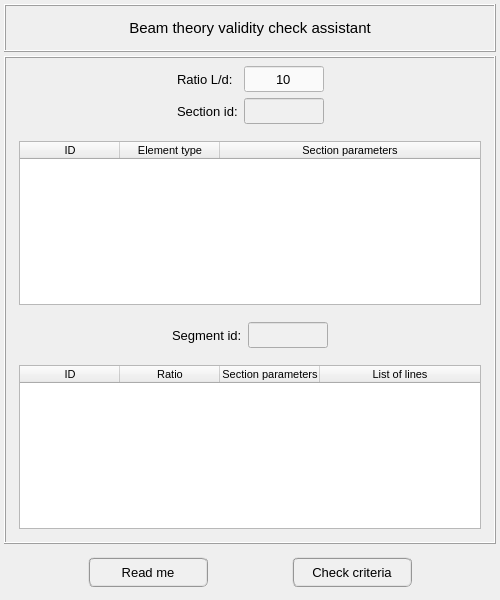
<?xml version="1.0" encoding="UTF-8"?>
<ui version="4.0">
 <class>Dialog</class>
 <widget class="QDialog" name="Dialog">
  <property name="windowModality">
   <enum>Qt::NonModal</enum>
  </property>
  <property name="geometry">
   <rect>
    <x>0</x>
    <y>0</y>
    <width>500</width>
    <height>600</height>
   </rect>
  </property>
  <property name="sizePolicy">
   <sizepolicy hsizetype="Fixed" vsizetype="Fixed">
    <horstretch>0</horstretch>
    <verstretch>0</verstretch>
   </sizepolicy>
  </property>
  <property name="minimumSize">
   <size>
    <width>500</width>
    <height>600</height>
   </size>
  </property>
  <property name="maximumSize">
   <size>
    <width>500</width>
    <height>600</height>
   </size>
  </property>
  <property name="contextMenuPolicy">
   <enum>Qt::DefaultContextMenu</enum>
  </property>
  <property name="windowTitle">
   <string>Beam theory validity check</string>
  </property>
  <property name="whatsThis">
   <string/>
  </property>
  <layout class="QGridLayout" name="gridLayout">
   <property name="leftMargin">
    <number>4</number>
   </property>
   <property name="topMargin">
    <number>4</number>
   </property>
   <property name="rightMargin">
    <number>4</number>
   </property>
   <property name="bottomMargin">
    <number>4</number>
   </property>
   <property name="spacing">
    <number>4</number>
   </property>
   <item row="0" column="0">
    <widget class="QFrame" name="top_frame">
     <property name="minimumSize">
      <size>
       <width>0</width>
       <height>48</height>
      </size>
     </property>
     <property name="maximumSize">
      <size>
       <width>600</width>
       <height>48</height>
      </size>
     </property>
     <property name="font">
      <font>
       <pointsize>11</pointsize>
      </font>
     </property>
     <property name="frameShape">
      <enum>QFrame::Box</enum>
     </property>
     <property name="frameShadow">
      <enum>QFrame::Raised</enum>
     </property>
     <property name="lineWidth">
      <number>1</number>
     </property>
     <layout class="QGridLayout" name="gridLayout_3">
      <property name="leftMargin">
       <number>0</number>
      </property>
      <property name="topMargin">
       <number>0</number>
      </property>
      <property name="rightMargin">
       <number>0</number>
      </property>
      <property name="bottomMargin">
       <number>0</number>
      </property>
      <property name="spacing">
       <number>0</number>
      </property>
      <item row="0" column="0">
       <widget class="QLabel" name="label">
        <property name="minimumSize">
         <size>
          <width>380</width>
          <height>30</height>
         </size>
        </property>
        <property name="maximumSize">
         <size>
          <width>1000</width>
          <height>40</height>
         </size>
        </property>
        <property name="text">
         <string>Beam theory validity check assistant</string>
        </property>
        <property name="textFormat">
         <enum>Qt::AutoText</enum>
        </property>
        <property name="alignment">
         <set>Qt::AlignCenter</set>
        </property>
       </widget>
      </item>
     </layout>
    </widget>
   </item>
   <item row="1" column="0">
    <widget class="QFrame" name="bottom_frame">
     <property name="minimumSize">
      <size>
       <width>0</width>
       <height>0</height>
      </size>
     </property>
     <property name="maximumSize">
      <size>
       <width>600</width>
       <height>600</height>
      </size>
     </property>
     <property name="frameShape">
      <enum>QFrame::Box</enum>
     </property>
     <property name="frameShadow">
      <enum>QFrame::Raised</enum>
     </property>
     <layout class="QGridLayout" name="gridLayout_8">
      <property name="leftMargin">
       <number>4</number>
      </property>
      <property name="topMargin">
       <number>4</number>
      </property>
      <property name="rightMargin">
       <number>4</number>
      </property>
      <property name="bottomMargin">
       <number>4</number>
      </property>
      <property name="spacing">
       <number>4</number>
      </property>
      <item row="0" column="0">
       <widget class="QFrame" name="frame_2">
        <property name="frameShape">
         <enum>QFrame::NoFrame</enum>
        </property>
        <property name="frameShadow">
         <enum>QFrame::Raised</enum>
        </property>
        <layout class="QGridLayout" name="gridLayout_4">
         <property name="leftMargin">
          <number>4</number>
         </property>
         <property name="topMargin">
          <number>4</number>
         </property>
         <property name="rightMargin">
          <number>4</number>
         </property>
         <property name="bottomMargin">
          <number>4</number>
         </property>
         <property name="spacing">
          <number>6</number>
         </property>
         <item row="1" column="2">
          <widget class="QLineEdit" name="lineEdit_section_id">
           <property name="enabled">
            <bool>false</bool>
           </property>
           <property name="minimumSize">
            <size>
             <width>80</width>
             <height>26</height>
            </size>
           </property>
           <property name="maximumSize">
            <size>
             <width>80</width>
             <height>26</height>
            </size>
           </property>
           <property name="font">
            <font>
             <pointsize>10</pointsize>
            </font>
           </property>
           <property name="focusPolicy">
            <enum>Qt::ClickFocus</enum>
           </property>
           <property name="styleSheet">
            <string notr="true">QLineEdit{color: rgb(0, 0, 0); background-color: rgb(250, 250, 250)}
QLineEdit:disabled{color: rgb(100, 100, 100); background-color: rgb(240, 240, 240)}</string>
           </property>
           <property name="text">
            <string/>
           </property>
           <property name="alignment">
            <set>Qt::AlignCenter</set>
           </property>
          </widget>
         </item>
         <item row="1" column="1">
          <widget class="QLabel" name="label_2">
           <property name="minimumSize">
            <size>
             <width>0</width>
             <height>26</height>
            </size>
           </property>
           <property name="maximumSize">
            <size>
             <width>16777215</width>
             <height>26</height>
            </size>
           </property>
           <property name="font">
            <font>
             <pointsize>10</pointsize>
            </font>
           </property>
           <property name="text">
            <string>Section id:</string>
           </property>
          </widget>
         </item>
         <item row="1" column="0">
          <spacer name="horizontalSpacer">
           <property name="orientation">
            <enum>Qt::Horizontal</enum>
           </property>
           <property name="sizeHint" stdset="0">
            <size>
             <width>40</width>
             <height>20</height>
            </size>
           </property>
          </spacer>
         </item>
         <item row="1" column="3">
          <spacer name="horizontalSpacer_2">
           <property name="orientation">
            <enum>Qt::Horizontal</enum>
           </property>
           <property name="sizeHint" stdset="0">
            <size>
             <width>40</width>
             <height>20</height>
            </size>
           </property>
          </spacer>
         </item>
         <item row="0" column="1">
          <widget class="QLabel" name="label_4">
           <property name="minimumSize">
            <size>
             <width>0</width>
             <height>26</height>
            </size>
           </property>
           <property name="maximumSize">
            <size>
             <width>16777215</width>
             <height>26</height>
            </size>
           </property>
           <property name="font">
            <font>
             <pointsize>10</pointsize>
            </font>
           </property>
           <property name="text">
            <string>Ratio L/d:</string>
           </property>
          </widget>
         </item>
         <item row="0" column="2">
          <widget class="QLineEdit" name="lineEdit_beam_criteria">
           <property name="minimumSize">
            <size>
             <width>80</width>
             <height>26</height>
            </size>
           </property>
           <property name="maximumSize">
            <size>
             <width>80</width>
             <height>26</height>
            </size>
           </property>
           <property name="font">
            <font>
             <pointsize>10</pointsize>
            </font>
           </property>
           <property name="focusPolicy">
            <enum>Qt::ClickFocus</enum>
           </property>
           <property name="styleSheet">
            <string notr="true">QLineEdit{color: rgb(0, 0, 0); background-color: rgb(250, 250, 250)}
QLineEdit:disabled{color: rgb(100, 100, 100); background-color: rgb(240, 240, 240)}</string>
           </property>
           <property name="text">
            <string>10</string>
           </property>
           <property name="alignment">
            <set>Qt::AlignCenter</set>
           </property>
          </widget>
         </item>
        </layout>
       </widget>
      </item>
      <item row="1" column="0">
       <widget class="QFrame" name="frame_3">
        <property name="frameShape">
         <enum>QFrame::NoFrame</enum>
        </property>
        <property name="frameShadow">
         <enum>QFrame::Raised</enum>
        </property>
        <layout class="QGridLayout" name="gridLayout_5">
         <item row="0" column="0">
          <widget class="QTreeWidget" name="treeWidget_sections_parameters_by_lines">
           <property name="minimumSize">
            <size>
             <width>0</width>
             <height>100</height>
            </size>
           </property>
           <property name="maximumSize">
            <size>
             <width>550</width>
             <height>350</height>
            </size>
           </property>
           <property name="font">
            <font>
             <family>MS Shell Dlg 2</family>
             <pointsize>8</pointsize>
            </font>
           </property>
           <property name="toolTip">
            <string>&lt;html&gt;&lt;head/&gt;&lt;body&gt;&lt;p&gt;Model section information&lt;/p&gt;&lt;/body&gt;&lt;/html&gt;</string>
           </property>
           <property name="alternatingRowColors">
            <bool>true</bool>
           </property>
           <property name="indentation">
            <number>1</number>
           </property>
           <property name="headerHidden">
            <bool>false</bool>
           </property>
           <attribute name="headerHighlightSections">
            <bool>false</bool>
           </attribute>
           <attribute name="headerShowSortIndicator" stdset="0">
            <bool>false</bool>
           </attribute>
           <attribute name="headerStretchLastSection">
            <bool>true</bool>
           </attribute>
           <column>
            <property name="text">
             <string>ID</string>
            </property>
            <property name="textAlignment">
             <set>AlignCenter</set>
            </property>
           </column>
           <column>
            <property name="text">
             <string>Element type</string>
            </property>
            <property name="textAlignment">
             <set>AlignCenter</set>
            </property>
           </column>
           <column>
            <property name="text">
             <string>Section parameters</string>
            </property>
            <property name="textAlignment">
             <set>AlignCenter</set>
            </property>
           </column>
          </widget>
         </item>
        </layout>
       </widget>
      </item>
      <item row="2" column="0">
       <widget class="QFrame" name="frame_4">
        <property name="frameShape">
         <enum>QFrame::NoFrame</enum>
        </property>
        <property name="frameShadow">
         <enum>QFrame::Raised</enum>
        </property>
        <layout class="QGridLayout" name="gridLayout_6">
         <property name="leftMargin">
          <number>4</number>
         </property>
         <property name="topMargin">
          <number>4</number>
         </property>
         <property name="rightMargin">
          <number>4</number>
         </property>
         <property name="bottomMargin">
          <number>4</number>
         </property>
         <item row="0" column="3">
          <spacer name="horizontalSpacer_4">
           <property name="orientation">
            <enum>Qt::Horizontal</enum>
           </property>
           <property name="sizeHint" stdset="0">
            <size>
             <width>40</width>
             <height>20</height>
            </size>
           </property>
          </spacer>
         </item>
         <item row="0" column="1">
          <widget class="QLabel" name="label_3">
           <property name="minimumSize">
            <size>
             <width>0</width>
             <height>26</height>
            </size>
           </property>
           <property name="maximumSize">
            <size>
             <width>16777215</width>
             <height>26</height>
            </size>
           </property>
           <property name="font">
            <font>
             <pointsize>10</pointsize>
            </font>
           </property>
           <property name="text">
            <string>Segment id:</string>
           </property>
          </widget>
         </item>
         <item row="0" column="0">
          <spacer name="horizontalSpacer_3">
           <property name="orientation">
            <enum>Qt::Horizontal</enum>
           </property>
           <property name="sizeHint" stdset="0">
            <size>
             <width>40</width>
             <height>20</height>
            </size>
           </property>
          </spacer>
         </item>
         <item row="0" column="2">
          <widget class="QLineEdit" name="lineEdit_segment_id">
           <property name="enabled">
            <bool>false</bool>
           </property>
           <property name="minimumSize">
            <size>
             <width>80</width>
             <height>26</height>
            </size>
           </property>
           <property name="maximumSize">
            <size>
             <width>80</width>
             <height>26</height>
            </size>
           </property>
           <property name="font">
            <font>
             <pointsize>10</pointsize>
            </font>
           </property>
           <property name="focusPolicy">
            <enum>Qt::ClickFocus</enum>
           </property>
           <property name="styleSheet">
            <string notr="true">QLineEdit{color: rgb(0, 0, 0); background-color: rgb(250, 250, 250)}
QLineEdit:disabled{color: rgb(100, 100, 100); background-color: rgb(240, 240, 240)}</string>
           </property>
           <property name="text">
            <string/>
           </property>
           <property name="alignment">
            <set>Qt::AlignCenter</set>
           </property>
          </widget>
         </item>
        </layout>
       </widget>
      </item>
      <item row="3" column="0">
       <widget class="QFrame" name="frame_5">
        <property name="frameShape">
         <enum>QFrame::NoFrame</enum>
        </property>
        <property name="frameShadow">
         <enum>QFrame::Raised</enum>
        </property>
        <layout class="QGridLayout" name="gridLayout_7">
         <item row="0" column="0">
          <widget class="QTreeWidget" name="treeWidget_non_beam_segments">
           <property name="minimumSize">
            <size>
             <width>0</width>
             <height>100</height>
            </size>
           </property>
           <property name="maximumSize">
            <size>
             <width>550</width>
             <height>350</height>
            </size>
           </property>
           <property name="font">
            <font>
             <family>MS Shell Dlg 2</family>
             <pointsize>8</pointsize>
             <kerning>false</kerning>
            </font>
           </property>
           <property name="toolTip">
            <string>&lt;html&gt;&lt;head/&gt;&lt;body&gt;&lt;p&gt;Segments whose the L/d ratios are lower than user-defined value&lt;/p&gt;&lt;/body&gt;&lt;/html&gt;</string>
           </property>
           <property name="alternatingRowColors">
            <bool>true</bool>
           </property>
           <property name="indentation">
            <number>1</number>
           </property>
           <property name="headerHidden">
            <bool>false</bool>
           </property>
           <attribute name="headerHighlightSections">
            <bool>false</bool>
           </attribute>
           <attribute name="headerShowSortIndicator" stdset="0">
            <bool>false</bool>
           </attribute>
           <attribute name="headerStretchLastSection">
            <bool>true</bool>
           </attribute>
           <column>
            <property name="text">
             <string>ID</string>
            </property>
            <property name="textAlignment">
             <set>AlignCenter</set>
            </property>
           </column>
           <column>
            <property name="text">
             <string>Ratio</string>
            </property>
            <property name="textAlignment">
             <set>AlignCenter</set>
            </property>
           </column>
           <column>
            <property name="text">
             <string>Section parameters</string>
            </property>
            <property name="textAlignment">
             <set>AlignCenter</set>
            </property>
           </column>
           <column>
            <property name="text">
             <string>List of lines</string>
            </property>
            <property name="textAlignment">
             <set>AlignCenter</set>
            </property>
           </column>
          </widget>
         </item>
        </layout>
       </widget>
      </item>
     </layout>
    </widget>
   </item>
   <item row="2" column="0">
    <widget class="QFrame" name="frame">
     <property name="minimumSize">
      <size>
       <width>0</width>
       <height>48</height>
      </size>
     </property>
     <property name="maximumSize">
      <size>
       <width>16777215</width>
       <height>48</height>
      </size>
     </property>
     <property name="frameShape">
      <enum>QFrame::NoFrame</enum>
     </property>
     <property name="frameShadow">
      <enum>QFrame::Raised</enum>
     </property>
     <layout class="QGridLayout" name="gridLayout_2">
      <property name="leftMargin">
       <number>0</number>
      </property>
      <property name="topMargin">
       <number>0</number>
      </property>
      <property name="rightMargin">
       <number>0</number>
      </property>
      <property name="bottomMargin">
       <number>0</number>
      </property>
      <property name="spacing">
       <number>0</number>
      </property>
      <item row="0" column="0">
       <widget class="QPushButton" name="pushButton_more_info">
        <property name="minimumSize">
         <size>
          <width>120</width>
          <height>30</height>
         </size>
        </property>
        <property name="maximumSize">
         <size>
          <width>120</width>
          <height>30</height>
         </size>
        </property>
        <property name="font">
         <font>
          <pointsize>10</pointsize>
         </font>
        </property>
        <property name="styleSheet">
         <string notr="true">QPushButton{border-radius: 6px; border-color: rgb(150, 150, 150); border-style: ridge; border-width: 2px; color: rgb(0, 0, 0); background-color: rgb(240, 240, 240)}
QPushButton:hover{border-radius: 6px; border-color: rgb(0, 170, 255); border-style: ridge; border-width: 2px; color: rgb(0, 0, 0); background-color: rgba(174, 213, 255, 100)}
QPushButton:pressed{border-radius: 6px; border-color: rgb(0, 170, 255); border-style: ridge; border-width: 2px; color: rgb(0, 0, 0); background-color: rgb(174, 213, 255)}
QPushButton:disabled{border-radius: 6px; border-color: rgb(150, 150, 150); border-style: ridge; border-width: 0px; color: rgb(150,150, 150); background-color: rgb(220, 220, 220)}</string>
        </property>
        <property name="text">
         <string>Read me</string>
        </property>
       </widget>
      </item>
      <item row="0" column="1">
       <widget class="QPushButton" name="pushButton_check_criteria">
        <property name="minimumSize">
         <size>
          <width>120</width>
          <height>30</height>
         </size>
        </property>
        <property name="maximumSize">
         <size>
          <width>120</width>
          <height>30</height>
         </size>
        </property>
        <property name="font">
         <font>
          <pointsize>10</pointsize>
         </font>
        </property>
        <property name="styleSheet">
         <string notr="true">QPushButton{border-radius: 6px; border-color: rgb(150, 150, 150); border-style: ridge; border-width: 2px; color: rgb(0, 0, 0); background-color: rgb(240, 240, 240)}
QPushButton:hover{border-radius: 6px; border-color: rgb(0, 170, 255); border-style: ridge; border-width: 2px; color: rgb(0, 0, 0); background-color: rgba(174, 213, 255, 100)}
QPushButton:pressed{border-radius: 6px; border-color: rgb(0, 170, 255); border-style: ridge; border-width: 2px; color: rgb(0, 0, 0); background-color: rgb(174, 213, 255)}
QPushButton:disabled{border-radius: 6px; border-color: rgb(150, 150, 150); border-style: ridge; border-width: 0px; color: rgb(150,150, 150); background-color: rgb(220, 220, 220)}</string>
        </property>
        <property name="text">
         <string>Check criteria</string>
        </property>
       </widget>
      </item>
     </layout>
    </widget>
   </item>
  </layout>
 </widget>
 <tabstops>
  <tabstop>pushButton_check_criteria</tabstop>
 </tabstops>
 <resources/>
 <connections/>
</ui>
